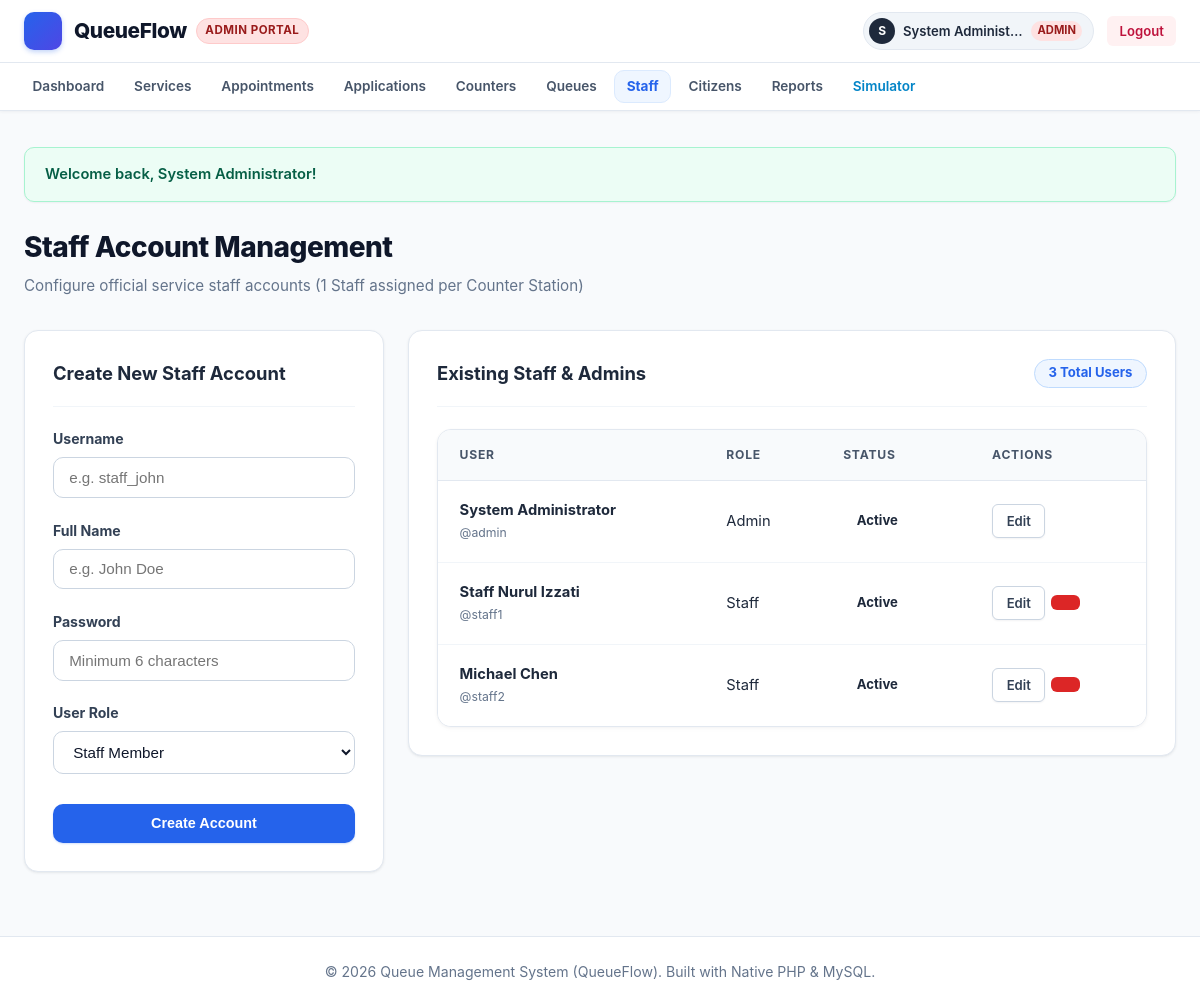
The page /admin/staff.php (signed in) on the database as committed earlier.
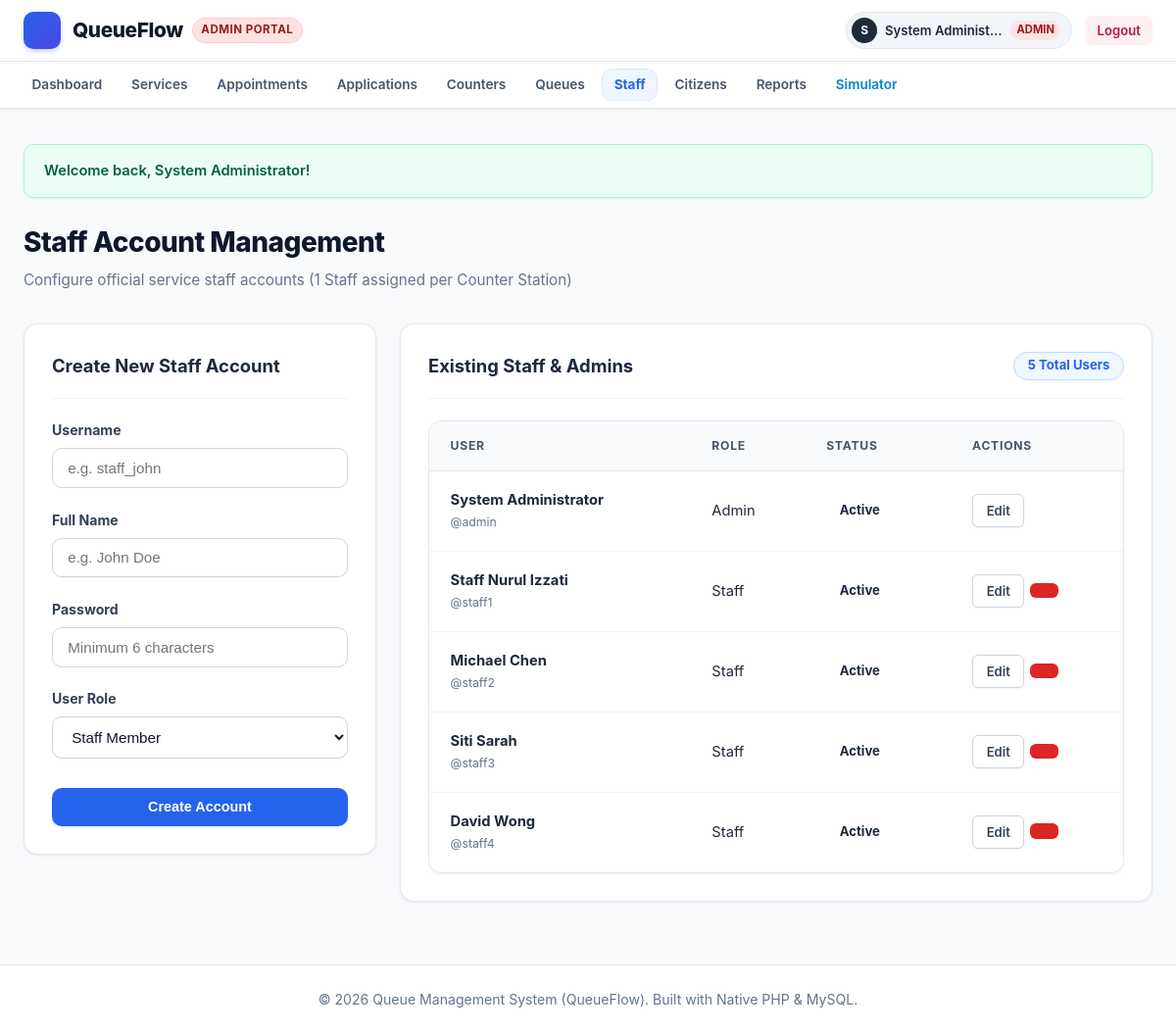
The same page on the database as committed later.
### tables this page shows
CREATE TABLE `users` (
  `id` INT AUTO_INCREMENT PRIMARY KEY,
  `username` VARCHAR(50) NOT NULL UNIQUE,
  `email` VARCHAR(100) NULL UNIQUE,
  `password` VARCHAR(255) NOT NULL,
  `full_name` VARCHAR(100) NOT NULL,
  `ic_passport` VARCHAR(50) NULL,
  `phone` VARCHAR(30) NULL,
  `role` ENUM('admin', 'staff', 'user') NOT NULL DEFAULT 'user',
  `status` ENUM('active', 'inactive') NOT NULL DEFAULT 'active',
  `created_at` TIMESTAMP DEFAULT CURRENT_TIMESTAMP
);

### includes/auth.php (called while the page is built, shortened)
<?php
function isLoggedIn() {
    return isset($_SESSION['user_id']) && !empty($_SESSION['user_id']);
}
function currentUser() {
    return [
        'id'          => $_SESSION['user_id'],
        'username'    => $_SESSION['username'] ?? '',
        'full_name'   => $_SESSION['full_name'] ?? '',
        'role'        => $_SESSION['role'] ?? 'user',
        'ic_passport' => $_SESSION['ic_passport'] ?? '',
        'phone'       => $_SESSION['phone'] ?? '',
        'email'       => $_SESSION['email'] ?? '',
    ];
}

### admin/staff.php (the view, shortened to what the changed rows need)
<?php
require_once __DIR__ . '/../includes/auth.php';
require_once __DIR__ . '/../includes/functions.php';
$pdo = getDBConnection();
$users = $pdo->query("SELECT * FROM users WHERE role IN ('admin', 'staff') ORDER BY role ASC, id ASC")->fetchAll();
$editUser = null;
require_once __DIR__ . '/../includes/header.php';
?>
<div class="page-header">
    <div>
        <h1 class="page-title"><?php echo getIcon('users', 26); ?> Staff Account Management</h1>
    </div>
</div>
<div class="staff-layout" style="display: grid; grid-template-columns: 360px minmax(0, 1fr); gap: 1.5rem; align-items: start;">
    <div class="card">
        <div class="card-header">
            <h2 class="card-title">
                <?php echo $editUser ? getIcon('edit', 18) . ' Edit User Account' : getIcon('plus', 18) . ' Create New Staff Account'; ?>
            </h2>
        </div>
    </div>
    <div class="card">
        <div class="card-header">
            <h2 class="card-title"><?php echo getIcon('users', 18); ?> Existing Staff & Admins</h2>
            <span class="badge badge-serving"><?php echo count($users); ?> Total Users</span>
        </div>
        <div class="table-responsive">
            <table class="table">
                <thead>
                    <tr>
                        <th>User</th>
                        <th>Role</th>
                        <th>Status</th>
                        <th>Actions</th>
                    </tr>
                </thead>
                <tbody>
                    <?php foreach ($users as $u): ?>
                        <tr>
                            <td>
                                <strong><?php echo e($u['full_name']); ?></strong><br>
                                <small style="color: var(--text-muted);">@<?php echo e($u['username']); ?></small>
                            </td>
                            <td>
                                <span class="user-badge <?php echo e($u['role']); ?>">
                                    <?php echo ucfirst(e($u['role'])); ?>
                                </span>
                            </td>
                            <td><?php echo renderStatusBadge($u['status']); ?></td>
                            <td>
                                <div style="display: flex; gap: 0.35rem;">
                                    <a href="staff.php?edit=<?php echo $u['id']; ?>" class="btn btn-sm btn-secondary" title="Edit">
                                        <?php echo getIcon('edit', 14); ?> Edit
                                    </a>
                                    <?php if ($u['id'] !== currentUser()['id']): ?>
                                        <form method="POST" action="staff.php" onsubmit="return confirm('Are you sure you want to delete user <?php echo e($u['username']); ?>?');" style="display:inline;">
                                            <button type="submit" class="btn btn-sm btn-danger" title="Delete">
                                            </button>
                                        </form>
                                    <?php endif; ?>
                                </div>
                            </td>
                        </tr>
                    <?php endforeach; ?>
                </tbody>
            </table>
        </div>
    </div>
</div>
<?php require_once __DIR__ . '/../includes/footer.php'; ?>

### includes/header.php (shortened to what the changed rows need)
<?php
require_once __DIR__ . '/../includes/auth.php';
require_once __DIR__ . '/../includes/functions.php';
$user = currentUser();
$baseUrl = '/Queue_management_system';
?>
<!DOCTYPE html>
<html lang="en">
<head>
    <link rel="stylesheet" href="<?php echo $baseUrl; ?>/assets/css/style.css">
</head>
<body>
<div class="app-container">
    <header class="header-wrapper">
        <div class="top-navbar">
            <div class="top-nav-container">
                <div class="top-nav-actions">
                    <?php if ($user): ?>
                        <div class="user-profile-badge">
                            <span class="user-avatar-circle" style="<?php echo ($user['role'] === 'user') ? 'background:#0284c7; color:#fff;' : ''; ?>">
                                <?php echo strtoupper(substr($user['full_name'], 0, 1)); ?>
                            </span>
                            <span class="user-name"><?php echo e($user['full_name']); ?></span>
                            <span class="user-role-tag <?php echo e($user['role']); ?>" style="<?php echo ($user['role'] === 'user') ? 'background:#e0f2fe; color:#0369a1;' : ''; ?>">
                                <?php echo strtoupper(e($user['role'])); ?>
                            </span>
                        </div>
                        <a href="<?php echo $baseUrl; ?>/logout.php" class="btn btn-logout btn-sm" title="Sign out of system">
                            <?php echo getIcon('log-out', 14); ?> <span>Logout</span>
                        </a>
                    <?php endif; ?>
                </div>
            </div>
        </div>
    </header>
    <main class="main-content">

### includes/functions.php (shortened to what the changed rows need)
<?php
function e($value) {
    return htmlspecialchars((string)$value, ENT_QUOTES, 'UTF-8');
}
function renderStatusBadge($status) {
    $badges = [
        'waiting'      => '<span class="badge badge-waiting"><span class="badge-dot dot-waiting"></span>' . getIcon('clock', 13) . ' Waiting</span>',
        'calling'      => '<span class="badge badge-calling"><span class="badge-dot dot-calling"></span>' . getIcon('bell', 13) . ' Calling</span>',
        'serving'      => '<span class="badge badge-serving"><span class="badge-dot dot-serving"></span>' . getIcon('play-circle', 13) . ' Serving</span>',
        'completed'    => '<span class="badge badge-completed"><span class="badge-dot dot-completed"></span>' . getIcon('check-circle', 13) . ' Completed</span>',
        'skipped'      => '<span class="badge badge-skipped"><span class="badge-dot dot-skipped"></span>' . getIcon('slash', 13) . ' Skipped</span>',
        'open'         => '<span class="badge badge-open"><span class="badge-dot dot-open"></span>' . getIcon('check', 13) . ' Open</span>',
        'closed'       => '<span class="badge badge-closed"><span class="badge-dot dot-closed"></span>' . getIcon('x', 13) . ' Closed</span>',
        'active'       => '<span class="badge badge-active"><span class="badge-dot dot-open"></span> Active</span>',
        'inactive'     => '<span class="badge badge-inactive"><span class="badge-dot dot-closed"></span> Inactive</span>',
        'confirmed'    => '<span class="badge badge-completed"><span class="badge-dot dot-completed"></span> Confirmed</span>',
        'pending'      => '<span class="badge badge-waiting"><span class="badge-dot dot-waiting"></span> Pending</span>',
        'cancelled'    => '<span class="badge badge-skipped"><span class="badge-dot dot-skipped"></span> Cancelled</span>',
        'approved'     => '<span class="badge badge-completed"><span class="badge-dot dot-completed"></span> Approved</span>',
        'submitted'    => '<span class="badge badge-calling"><span class="badge-dot dot-calling"></span> Submitted</span>',
        'under_review' => '<span class="badge badge-waiting"><span class="badge-dot dot-waiting"></span> Under Review</span>',
        'rejected'     => '<span class="badge badge-skipped"><span class="badge-dot dot-skipped"></span> Rejected</span>',
    ];
    return $badges[$status] ?? '<span class="badge">' . e(ucfirst($status)) . '</span>';
}
function getIcon($name, $size = 18, $class = "icon") {
    return $icons[$name] ?? '';
}

Rows that differ between the two databases and show on the page:
now on this page (row edited): users: full_name "Siti Sarah", username "staff3", role "Staff", status "Active"
added users: full_name "David Wong", username "staff4", role "Staff", status "Active"
Other text that changed with them:
count($users): "3" → "5"
